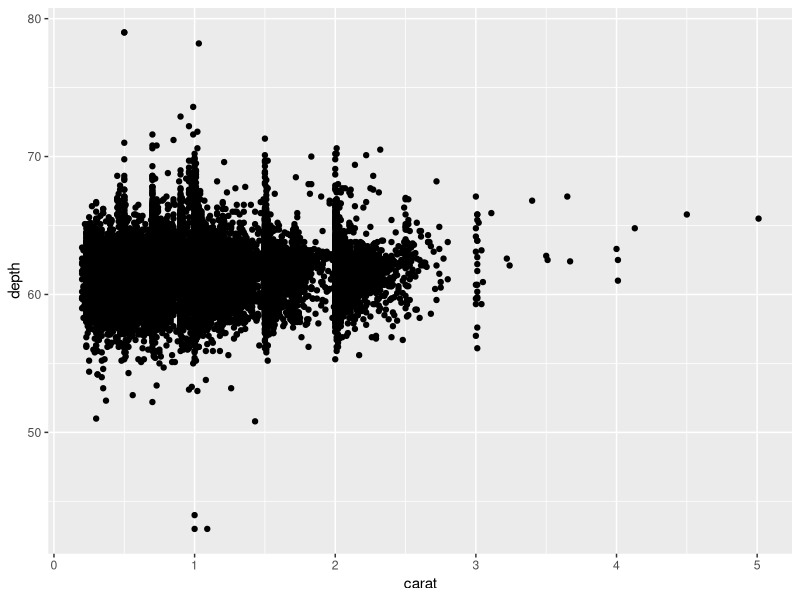
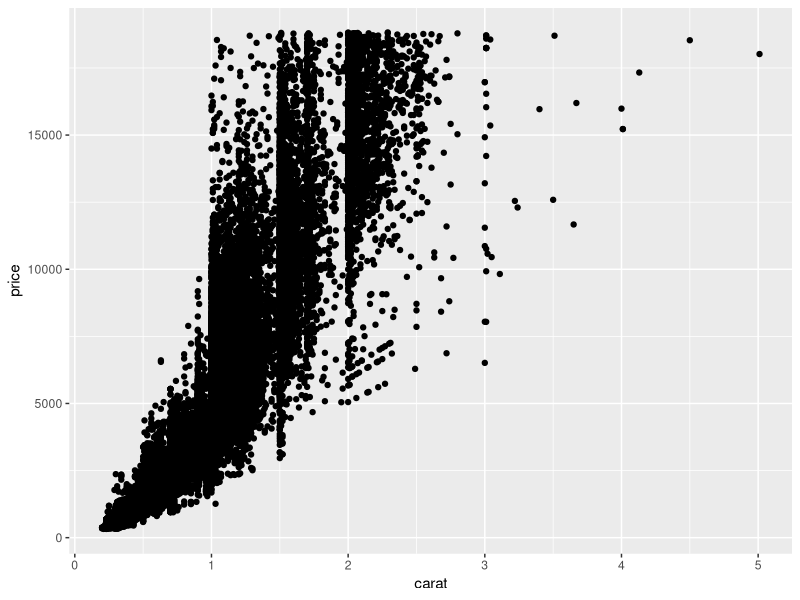
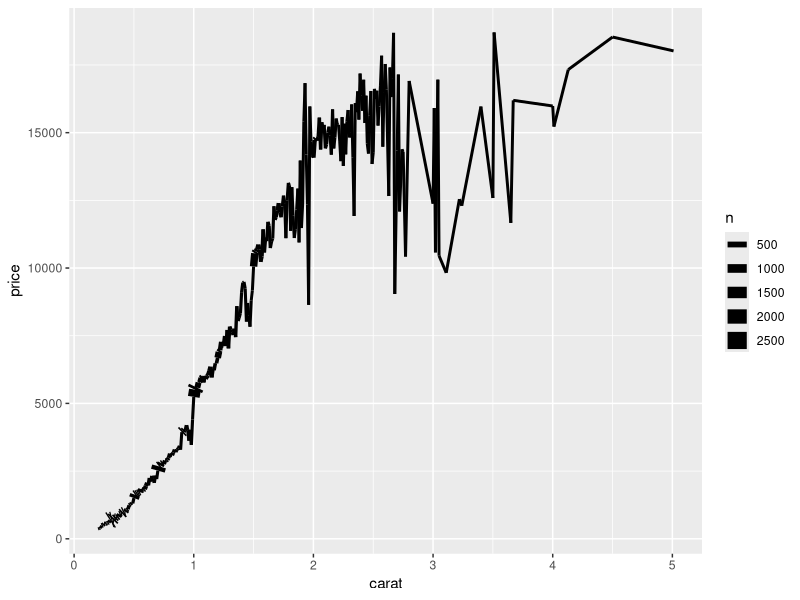
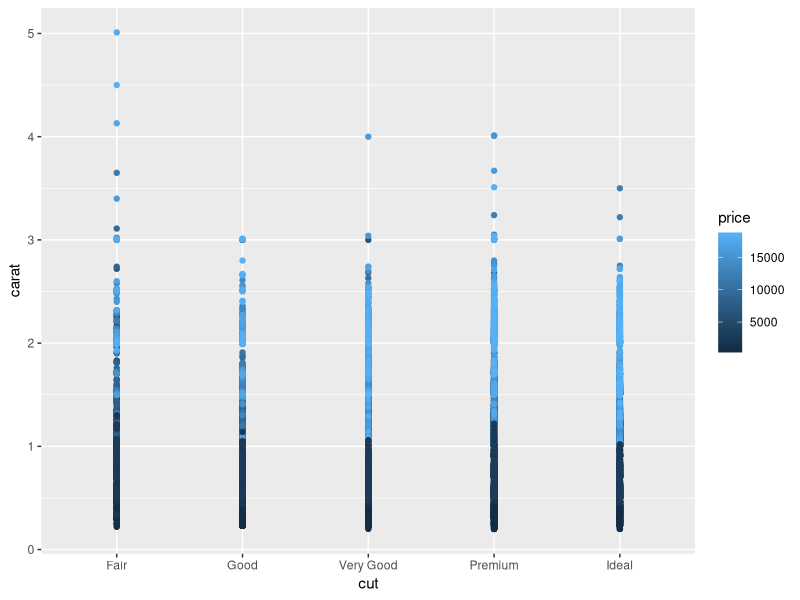

R code for these plots, in order:
## ---- chunk 1
library(tidyverse)
# knitr options
knitr::opts_chunk$set(echo = TRUE)
## ---- chunk 2
glimpse(diamonds)
## ---- chunk 3
## NOTE: No need to edit; run and inspect

ggplot(            # 1. Starting a ggplot
  data = diamonds  # 2. Dataset to visualize
) +                # 3. Adding elements to the plot
  geom_point(      # 4. Geometry
    mapping = aes( # 5. `Aes`thetic mapping
      x = carat,   # 5.1. Mapping the `x` variable
      y = depth    # 5.2. Mapping the `y` variable
    )
  )
## ---- chunk 4
## TODO: Complete this code
ggplot(            # 1. Starting a ggplot
  data = diamonds  # 2. Dataset to visualize
) +                # 3. Adding elements to the plot
  geom_point(      # 4. Geometry
    mapping = aes( # 5. `Aes`thetic mapping
      x = carat,   # 5.1. Mapping the `x` variable
      y = price    # 5.2. Mapping the `y` variable
    )
  )
## ---- chunk 5
## NOTE: This is some more advanced code we'll learn to write later
diamonds %>% 
  group_by(carat) %>% 
  summarize(
    price = mean(price),
    n = n()
  ) %>% 
  
  # This is the focus of this code: Note the 
  # additional `linewidth` argument to aes()
  ggplot() +
  geom_line(aes(x = carat, y = price, linewidth = n))
## ---- chunk 6
?geom_point
## ---- chunk 7
## TODO: Complete this code
ggplot(            # 1. Starting a ggplot
  data = diamonds  # 2. Dataset to visualize
) +                # 3. Adding elements to the plot
  geom_point(      # 4. Geometry
    mapping = aes( # 5. `Aes`thetic mapping
      x = cut,   # 5.1. Mapping the `x` variable
      y = carat,    # 5.2. Mapping the `y` variable
      colour = price
    )
  )
